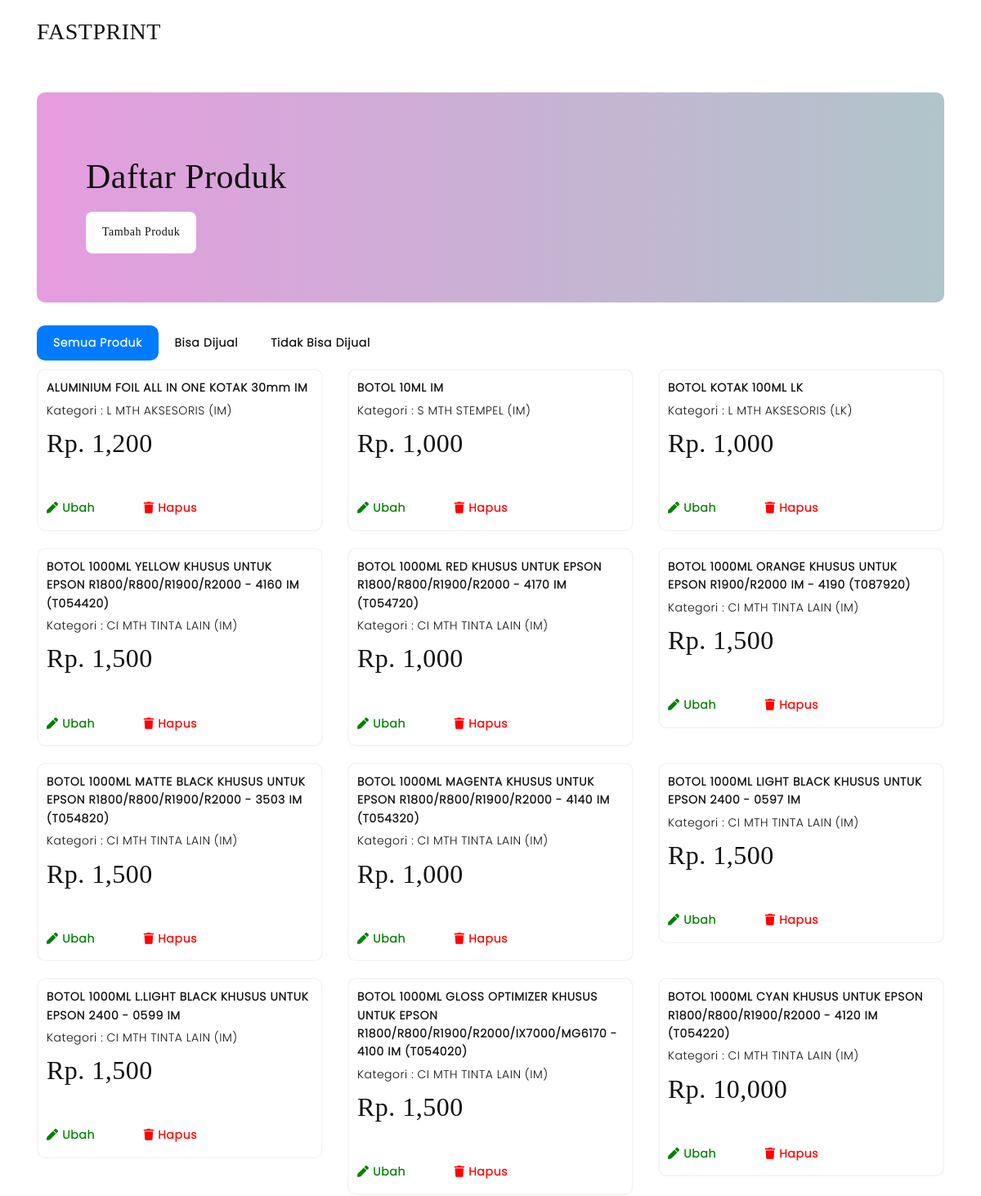
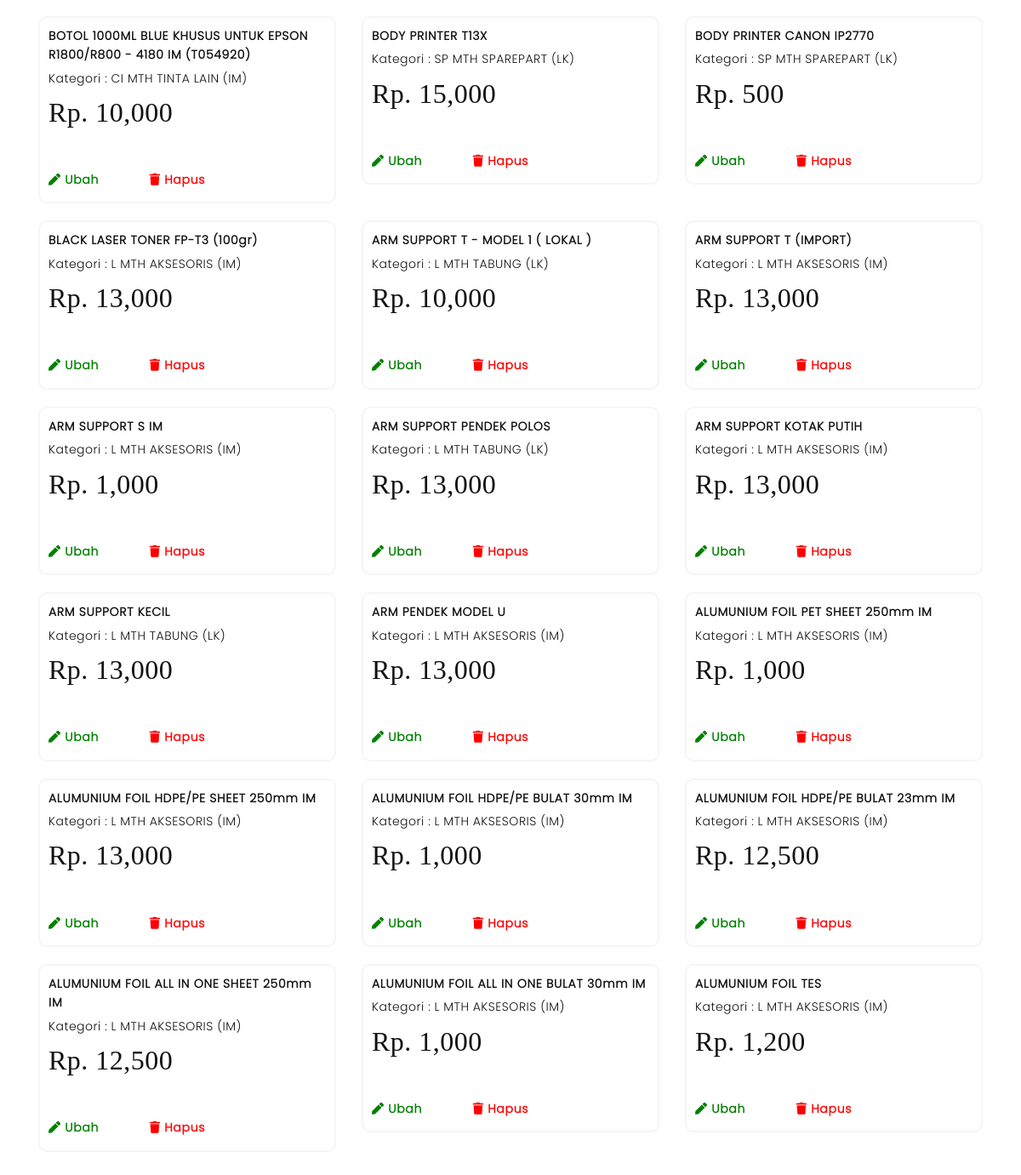
The page / on the database its author committed (2 pictures, top to bottom).
### tables this page shows
CREATE TABLE `produk` (
  `id_produk` int(11) NOT NULL,
  `nama_produk` text NOT NULL,
  `harga` double NOT NULL,
  `kategori_id` varchar(100) NOT NULL,
  `status_id` int(11) NOT NULL
);

CREATE TABLE `kategori` (
  `id_kategori` int(11) NOT NULL,
  `nama_kategori` varchar(100) NOT NULL
);

### application/controllers/FastPrintCont.php (called while the page is built, shortened)
<?php
    class FastPrintCont extends CI_Controller {
        public function __construct()
        {
            $this->load->model('M_fastprint');
        }
        public function index()
        {
            $data['status'] = $this->M_fastprint->StatusGet();
            $data['kategori'] = $this->M_fastprint->KategoriGet();
            $data['produkall'] = $this->M_fastprint->ProdukAllGet();
            $data['produkavail'] = $this->M_fastprint->ProdukAvailGet();
            $data['produkunavail'] = $this->M_fastprint->ProdukUnavailGet();
            $this->load->view('v_produk', $data);
        }
    }
?>

### index.php (called while the page is built, shortened)
<?php
require_once BASEPATH.'core/CodeIgniter.php';

### application/models/M_fastprint.php (called while the page is built, shortened)
<?php
    class M_fastprint extends CI_Model {
        public function ProdukAllGet() {
            return $this->db->select('id_produk,nama_produk,harga,nama_kategori,nama_status')
                            ->join('kategori b', 'a.kategori_id = b.id_kategori')
                            ->join('status c', 'a.status_id = c.id_status')
                            ->order_by('id_produk','DESC')->get('produk a');
        }
    }
?>

### application/views/v_produk.php (the view, shortened to what this page needs)
<!DOCTYPE html>
<html lang="en" dir="ltr">
    <head>
        <link rel="stylesheet" href="<?=base_url()?>Asset/css/bootstrap.min.css">
        <link rel="stylesheet" href="<?=base_url()?>Asset/style.css" type="text/css">
        <link rel="stylesheet" href="<?=base_url()?>Asset/fonts/fontawesome/css/all.min.css">
        <link href="<?=base_url()?>Asset/sweetalert/dist/sweetalert.css" rel="stylesheet" type="text/css">
    </head>
    <body>
        <nav class="navbar topnavbar" style="padding-top:2rem;">
            <div class="container">
                <ul class="navbar-nav topnav">
                    <li class="nav-item-top">
                        <h3>FASTPRINT</h3>
                    </li>
                </ul>
            </div>
        </nav>
        <div class="jumbotron home">
            <div class="container">
                <div class="cardbox">
                    <div class="row">
                        <div class="col-lg-8">
                            <h1>Daftar Produk</h1>
                            <button class="btnsecond" data-toggle="modal" data-target="#tambahmodal">Tambah Produk</button>
                        </div>
                    </div>
                </div>
                <br><br><br>
                <ul class="nav nav-pills mb-3" id="pills-tab" role="tablist">
                    <li class="nav-item" role="presentation">
                        <a class="nav-link active" id="pills-home-tab" data-toggle="pill" href="#pills-home" role="tab" aria-controls="pills-home" aria-selected="true"><h6>Semua Produk</h6></a>
                    </li>
                    <li class="nav-item" role="presentation">
                        <a class="nav-link" id="pills-profile-tab" data-toggle="pill" href="#pills-profile" role="tab" aria-controls="pills-profile" aria-selected="false"><h6>Bisa Dijual</h6></a>
                    </li>
                    <li class="nav-item" role="presentation">
                        <a class="nav-link" id="pills-contact-tab" data-toggle="pill" href="#pills-contact" role="tab" aria-controls="pills-contact" aria-selected="false"><h6>Tidak Bisa Dijual</h6></a>
                    </li>
                </ul>
                <div class="tab-content" id="pills-tabContent">
                    <div class="tab-pane fade show active" id="pills-home" role="tabpanel" aria-labelledby="pills-home-tab">
                        <div class="row">
                            <?php foreach($produkall->result() as $p) { ?>
                                <div class="col-lg-4">
                                    <div class="cardinfo">
                                        <h6><?=$p->nama_produk?></h6>
                                        <p>Kategori : <?=$p->nama_kategori?></p>
                                        <h2>Rp. <?=number_format($p->harga)?></h2>
                                        <br><br>
                                        <div class="row">
                                            <div class="col-lg-4">
                                                <a onclick="Edit('<?=$p->id_produk?>');">
                                                    <h6 style="color:green !important" data-toggle="modal" data-target="#editmodal"><i class="fa fa-pen"></i> Ubah</h6>
                                                </a>
                                            </div>
                                            <div class="col-lg-4">
                                                <a href="<?=base_url()?>Produk_Hapus/<?=$p->id_produk?>" class="btnhapus">
                                                    <h6 style="color:red !important"><i class="fa fa-trash"></i> Hapus</h6>
                                                </a>
                                            </div>
                                        </div>
                                    </div>
                                </div>
                            <?php } ?>
                        </div>
                    </div>
                </div>
            </div>
        </div>
    </body>
</html>

### Asset/style.css (style rules this page uses)
html, body { font-size:62.5%; background-color:white !important; }
.home { border-radius:0; background-color:white; }
.home .cardbox { background-image: linear-gradient(to left, rgb(176, 197, 202),rgb(229, 156, 223)); padding:6rem; border-radius:1rem; border:none; }
.nav-pills .nav-link { border-radius:1rem; padding:1rem 2rem .6rem; }
.nav-pills .active h6 { color:white !important; }
.home .cardinfo { padding:1rem; border:.2rem solid rgb(245,245,245); margin-bottom:2rem; border-radius:1rem; }
.home .cardinfo a { text-decoration: none; cursor:pointer; }
.btnsecond { background-color:white; padding:1.4rem 2rem; width:auto; border:none; outline:none; color:rgb(18,18,18); font:normal 1.4rem/2.24rem 'RobotoBold' !important; text-align:center; letter-spacing:.05rem; border-radius:.8rem; }
h1 { font:normal 4.2rem/4.6rem 'RobotoBold'; color:rgb(18,18,18); margin-bottom: 2rem; margin-top:2rem; letter-spacing:.05rem; }
h2 { font:normal 3.2rem/3.84rem 'RobotoBold'; color:rgb(18,18,18); margin:0rem 0rem 3rem; letter-spacing:.05rem; }
h3 { font:normal 2.8rem/3.84rem 'RobotoBold'; color:rgb(18,18,18); text-align:left; margin:0rem 0rem 1rem; letter-spacing:.05rem; }
h6 { font:bold 1.4rem/2.24rem 'Roboto' !important; color:rgb(18,18,18) !important; letter-spacing:.07rem; }
p { font:normal 1.4rem/2.24rem 'Roboto' !important; color:rgb(18,18,18); letter-spacing:.05rem; }

### rows shown on the page
produk: nama_produk "ALUMINIUM FOIL ALL IN ONE KOTAK 30mm IM", kategori.nama_kategori "L MTH AKSESORIS (IM)", harga "1,200"
produk: nama_produk "BOTOL 10ML IM", kategori.nama_kategori "S MTH STEMPEL (IM)", harga "1,000"
produk: nama_produk "BOTOL KOTAK 100ML LK", kategori.nama_kategori "L MTH AKSESORIS (LK)", harga "1,000"
produk: nama_produk "BOTOL 1000ML YELLOW KHUSUS UNTUK EPSON R1800/R800/R1900/R2000 - 4160 IM (T054420)", kategori.nama_kategori "CI MTH TINTA LAIN (IM)", harga "1,500"
produk: nama_produk "BOTOL 1000ML RED KHUSUS UNTUK EPSON R1800/R800/R1900/R2000 - 4170 IM (T054720)", kategori.nama_kategori "CI MTH TINTA LAIN (IM)", harga "1,000"
produk: nama_produk "BOTOL 1000ML ORANGE KHUSUS UNTUK EPSON R1900/R2000 IM - 4190 (T087920)", kategori.nama_kategori "CI MTH TINTA LAIN (IM)", harga "1,500"
produk: nama_produk "BOTOL 1000ML MATTE BLACK KHUSUS UNTUK EPSON R1800/R800/R1900/R2000 - 3503 IM (T054820)", kategori.nama_kategori "CI MTH TINTA LAIN (IM)", harga "1,500"
produk: nama_produk "BOTOL 1000ML MAGENTA KHUSUS UNTUK EPSON R1800/R800/R1900/R2000 - 4140 IM (T054320)", kategori.nama_kategori "CI MTH TINTA LAIN (IM)", harga "1,000"
produk: nama_produk "BOTOL 1000ML LIGHT BLACK KHUSUS UNTUK EPSON 2400 - 0597 IM", kategori.nama_kategori "CI MTH TINTA LAIN (IM)", harga "1,500"
produk: nama_produk "BOTOL 1000ML L.LIGHT BLACK KHUSUS UNTUK EPSON 2400 - 0599 IM", kategori.nama_kategori "CI MTH TINTA LAIN (IM)", harga "1,500"
produk: nama_produk "BOTOL 1000ML GLOSS OPTIMIZER KHUSUS UNTUK EPSON R1800/R800/R1900/R2000/IX7000/MG6170 - 4100 IM (T054020)", kategori.nama_kategori "CI MTH TINTA LAIN (IM)", harga "1,500"
produk: nama_produk "BOTOL 1000ML CYAN KHUSUS UNTUK EPSON R1800/R800/R1900/R2000 - 4120 IM (T054220)", kategori.nama_kategori "CI MTH TINTA LAIN (IM)", harga "10,000"
produk: nama_produk "BOTOL 1000ML BLUE KHUSUS UNTUK EPSON R1800/R800 - 4180 IM (T054920)", kategori.nama_kategori "CI MTH TINTA LAIN (IM)", harga "10,000"
produk: nama_produk "BODY PRINTER T13X", kategori.nama_kategori "SP MTH SPAREPART (LK)", harga "15,000"
produk: nama_produk "BODY PRINTER CANON IP2770", kategori.nama_kategori "SP MTH SPAREPART (LK)", harga "500"
produk: nama_produk "BLACK LASER TONER FP-T3 (100gr)", kategori.nama_kategori "L MTH AKSESORIS (IM)", harga "13,000"
produk: nama_produk "ARM SUPPORT T - MODEL 1 ( LOKAL )", kategori.nama_kategori "L MTH TABUNG (LK)", harga "10,000"
produk: nama_produk "ARM SUPPORT T (IMPORT)", kategori.nama_kategori "L MTH AKSESORIS (IM)", harga "13,000"
produk: nama_produk "ARM SUPPORT S IM", kategori.nama_kategori "L MTH AKSESORIS (IM)", harga "1,000"
produk: nama_produk "ARM SUPPORT PENDEK POLOS", kategori.nama_kategori "L MTH TABUNG (LK)", harga "13,000"
produk: nama_produk "ARM SUPPORT KOTAK PUTIH", kategori.nama_kategori "L MTH AKSESORIS (IM)", harga "13,000"
produk: nama_produk "ARM SUPPORT KECIL", kategori.nama_kategori "L MTH TABUNG (LK)", harga "13,000"
produk: nama_produk "ARM PENDEK MODEL U", kategori.nama_kategori "L MTH AKSESORIS (IM)", harga "13,000"
produk: nama_produk "ALUMUNIUM FOIL PET SHEET 250mm IM", kategori.nama_kategori "L MTH AKSESORIS (IM)", harga "1,000"
produk: nama_produk "ALUMUNIUM FOIL HDPE/PE SHEET 250mm IM", kategori.nama_kategori "L MTH AKSESORIS (IM)", harga "13,000"
produk: nama_produk "ALUMUNIUM FOIL HDPE/PE BULAT 30mm IM", kategori.nama_kategori "L MTH AKSESORIS (IM)", harga "1,000"
produk: nama_produk "ALUMUNIUM FOIL HDPE/PE BULAT 23mm IM", kategori.nama_kategori "L MTH AKSESORIS (IM)", harga "12,500"
produk: nama_produk "ALUMUNIUM FOIL ALL IN ONE SHEET 250mm IM", kategori.nama_kategori "L MTH AKSESORIS (IM)", harga "12,500"
produk: nama_produk "ALUMUNIUM FOIL ALL IN ONE BULAT 30mm IM", kategori.nama_kategori "L MTH AKSESORIS (IM)", harga "1,000"
produk: nama_produk "ALUMUNIUM FOIL TES", kategori.nama_kategori "L MTH AKSESORIS (IM)", harga "1,200"
